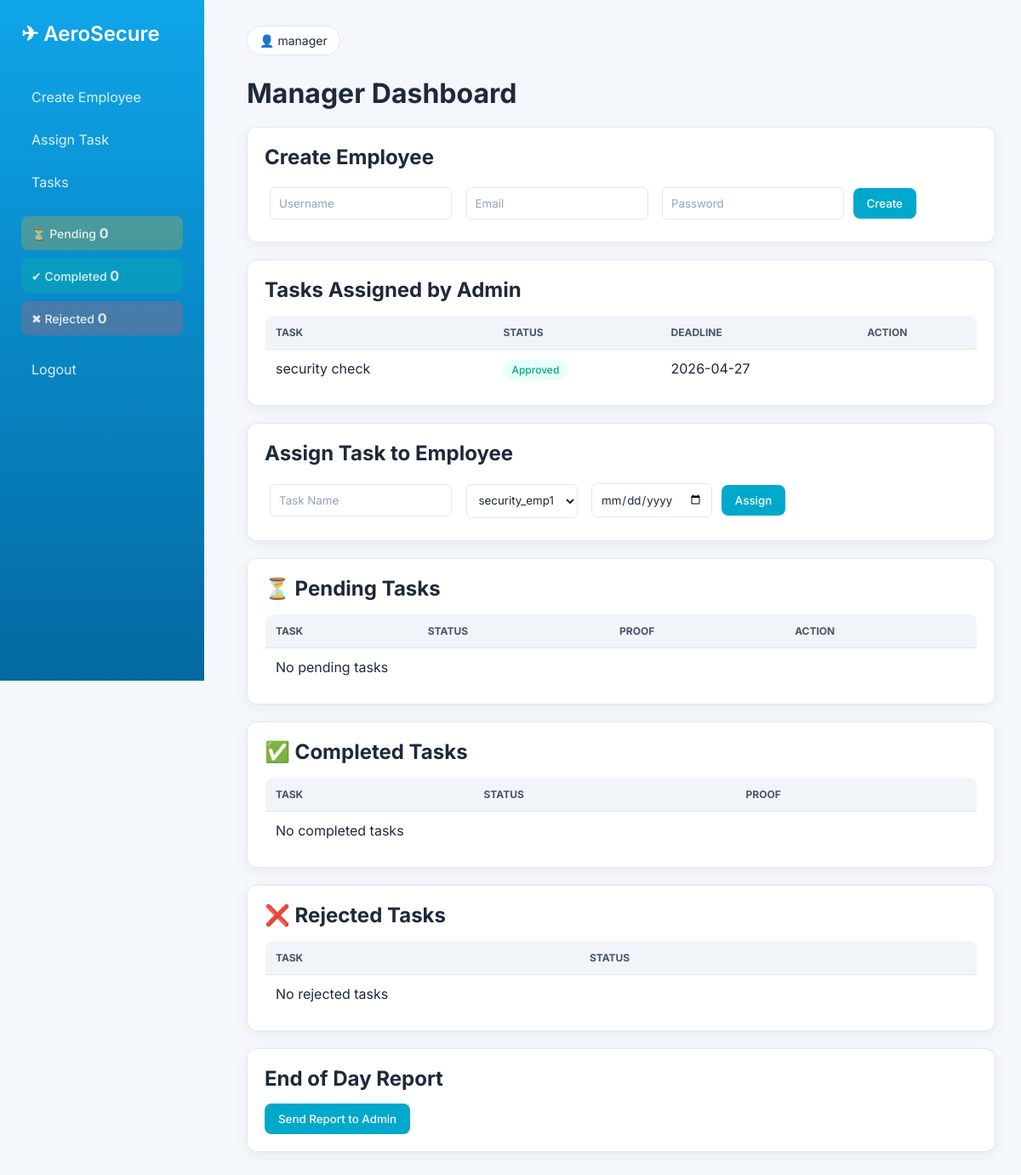
/manager (signed in), run on the app's committed database.
### tables this page shows
CREATE TABLE tasks (
    id INTEGER PRIMARY KEY AUTOINCREMENT,
    title TEXT,
    assigned_to INTEGER,
    status TEXT,
    deadline DATE,
    file_path TEXT,
    created_at TIMESTAMP
, reject_reason TEXT, manager_file TEXT);

### app/routes/manager.py (the view, shortened to what this page needs)
@manager_bp.route('/manager', methods=['GET', 'POST'])
def manager_dashboard():
    if session.get('role') != 'manager':
        return "Unauthorized"
    manager_id = session['user_id']
    employees = [u for u in get_all_users() if u['role'] == 'employee']
    admin_tasks = get_tasks_assigned_to_manager(manager_id)
    all_tasks = get_all_tasks()
    tasks = [t for t in all_tasks if t['assigned_to'] != manager_id]
    pending_tasks = [t for t in tasks if 'pending' in t['status']]
    completed_tasks = [t for t in tasks if t['status'] == 'approved']
    rejected_tasks = [t for t in tasks if t['status'] == 'rejected']
    return render_template(
        "manager.html",
        employees=employees,
        tasks=tasks,
        admin_tasks=admin_tasks,
        pending_tasks=pending_tasks,
        completed_tasks=completed_tasks,
        rejected_tasks=rejected_tasks,
        pending=len(pending_tasks),
        completed=len(completed_tasks),
        rejected=len(rejected_tasks)
    )

### app/models.py (called while the page is built)
def get_db():
    conn = sqlite3.connect(DB_NAME)
    conn.row_factory = sqlite3.Row   # ✅ THIS FIXES EVERYTHING
    return conn

def get_all_users():
    conn = get_db()
    cursor = conn.cursor()
    cursor.execute("SELECT * FROM users")
    users = cursor.fetchall()
    conn.close()
    return users

def get_tasks_assigned_to_manager(manager_id):
    conn = get_db()
    cursor = conn.cursor()
    cursor.execute("""
        SELECT * FROM tasks WHERE assigned_to = ?
    """, (manager_id,))
    tasks = cursor.fetchall()
    conn.close()
    return tasks

def get_all_tasks():
    conn = get_db()
    cursor = conn.cursor()
    cursor.execute("""
        SELECT id, title, assigned_to, status, deadline, file_path, manager_file
        FROM tasks
    """)
    tasks = cursor.fetchall()
    conn.close()
    return tasks

### app/templates/manager.html (shortened to what this page needs)
{% extends "base.html" %}
{% block content %}
<h1>Manager Dashboard</h1>
<div class="card" id="create">
<h2>Create Employee</h2>
<form method="POST">
    <input type="text" name="username" placeholder="Username" required>
    <input type="email" name="email" placeholder="Email" required>
    <input type="password" name="password" placeholder="Password" required>
    <button type="submit">Create</button>
</form>
</div>
<div class="card">
<h2>Tasks Assigned by Admin</h2>
<table>
<tr>
    <th>Task</th>
    <th>Status</th>
    <th>Deadline</th>
    <th>Action</th>
</tr>
{% for task in admin_tasks %}
<tr>
    <td>{{ task['title'] }}</td>
    <td>
        {% if task['status'] == 'pending_admin' %}
            <span class="badge pending">Pending Admin</span>
        {% elif task['status'] == 'approved' %}
            <span class="badge approved">Approved</span>
        {% elif task['status'] == 'rejected' %}
            <span class="badge rejected">Rejected</span>
        {% else %}
            <span class="badge assigned">Assigned</span>
        {% endif %}
    </td>
    <td>{{ task['deadline'] }}</td>
    <td>
    </td>
</tr>
{% endfor %}
</table>
</div>
<div class="card" id="assign">
<h2>Assign Task to Employee</h2>
<form method="POST">
    <input type="text" name="title" placeholder="Task Name" required>
    <select name="user_id">
        {% for emp in employees %}
        <option value="{{ emp['id'] }}">{{ emp['username'] }}</option>
        {% endfor %}
    </select>
    <input type="date" name="deadline" required>
    <button type="submit">Assign</button>
</form>
</div>
<div class="card">
<h2 id="pending">⏳ Pending Tasks</h2>
<table>
<tr>
    <th>Task</th>
    <th>Status</th>
    <th>Proof</th>
    <th>Action</th>
</tr>
{% if not pending_tasks %}
<tr><td colspan="4">No pending tasks</td></tr>
{% endif %}
</table>
</div>
<div class="card">
<h2 id="completed">✅ Completed Tasks</h2>
<table>
<tr>
    <th>Task</th>
    <th>Status</th>
    <th>Proof</th>
</tr>
{% if not completed_tasks %}
<tr><td colspan="3">No completed tasks</td></tr>
{% endif %}
</table>
</div>
<div class="card">
<h2 id="rejected">❌ Rejected Tasks</h2>
<table>
<tr>
    <th>Task</th>
    <th>Status</th>
</tr>
{% if not rejected_tasks %}
<tr><td colspan="2">No rejected tasks</td></tr>
{% endif %}
</table>
</div>
<div class="card">
<h2>End of Day Report</h2>
<form method="POST">
    <button name="send_report">Send Report to Admin</button>
</form>
</div>
{% endblock %}

### app/templates/base.html (style rules this page uses)
* { margin: 0; padding: 0; box-sizing: border-box; font-family: 'Inter', sans-serif; }
body { display: flex; background: #f4f7fb; color: #1e293b; }
h1 { margin-bottom: 20px; }
h2 { margin-bottom: 15px; }
.card { background: #ffffff; padding: 20px; margin-bottom: 20px; border-radius: 12px; border: 1px solid #e2e8f0; box-shadow: 0 4px 15px rgba(0,0,0,0.05); transition: 0.2s; }
input, select { padding: 10px; margin: 6px; border-radius: 6px; border: 1px solid #e2e8f0; background: #ffffff; color: #1e293b; }
input::placeholder { color: #94a3b8; }
button { padding: 10px 16px; background: #00a8cc; color: white; font-weight: 500; border: none; border-radius: 8px; cursor: pointer; transition: 0.2s; }
table { width: 100%; border-collapse: collapse; background: #ffffff; border-radius: 10px; overflow: hidden; border: 1px solid #e2e8f0; }
th, td { padding: 12px; text-align: left; }
th { background: #f1f5f9; color: #475569; font-size: 12px; text-transform: uppercase; }
td { color: #1e293b; }
tr { border-bottom: 1px solid #e2e8f0; }
.badge { padding: 4px 10px; border-radius: 20px; font-size: 12px; font-weight: 500; }
.badge.approved { background: #e6fffa; color: #00a87e; }
html { scroll-behavior: smooth; }

### data on the page
tasks: title "security check", status "Approved", deadline "2026-04-27"

### other printed values
{{ pending }} "0"
{{ completed }} "0"
{{ rejected }} "0"
{{ session.get('role') }} "manager"
form field user_id "security_emp1"
